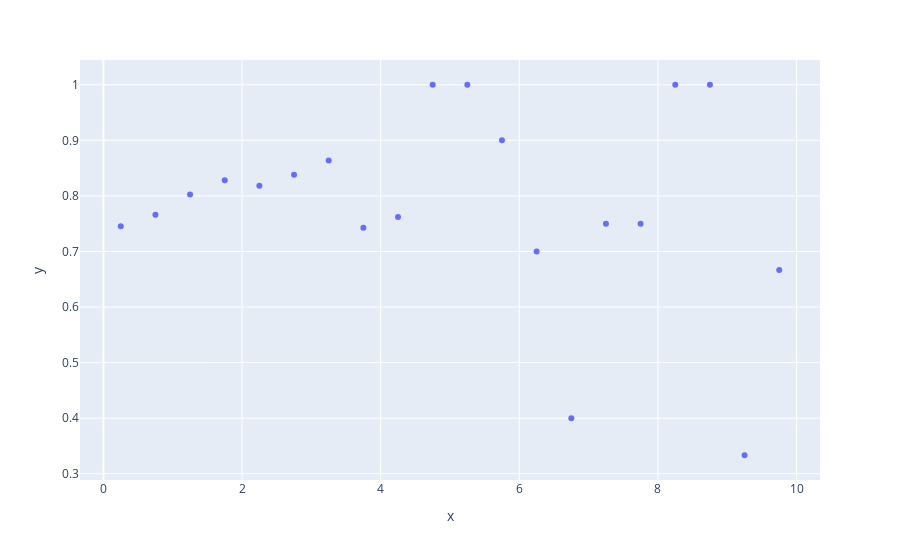

Here is the notebook cell this chart was saved with:
### Code cell
unmatched_mask = cluster_response[1]['energy response'] == 0.0
unmatched_energy = cluster_response[1].loc[unmatched_mask, 'energy']
matched_energy = cluster_response[1].loc[~unmatched_mask, 'energy']
unmatched_hist, bin_edges = np.histogram(unmatched_energy, bins=20, range=(0, 10))
matched_hist, _ = np.histogram(matched_energy, bins=20, range=(0, 10))
efficiency = matched_hist / (matched_hist + unmatched_hist)
x = [(bin_edges[i] + bin_edges[i+1]) / 2 for i in range(len(bin_edges) - 1)]

### Figure 1 — Plotly figure (JSON) as saved in the notebook; plotly's stock layout.template omitted (floating-point values rounded to 4 significant figures)
{"data": [{"hovertemplate": "x=%{x}<br>y=%{y}<extra></extra>", "legendgroup": "", "marker": {"color": "#636efa", "symbol": "circle"}, "mode": "markers", "name": "", "orientation": "v", "showlegend": false, "type": "scatter", "x": [0.25, 0.75, 1.25, 1.75, 2.25, 2.75, 3.25, 3.75, 4.25, 4.75, 5.25, 5.75, 6.25, 6.75, 7.25, 7.75, 8.25, 8.75, 9.25, 9.75], "xaxis": "x", "y": [0.7452, 0.766, 0.8024, 0.8284, 0.8182, 0.8382, 0.8636, 0.7429, 0.7619, 1, 1, 0.9, 0.7, 0.4, 0.75, 0.75, 1, 1, 0.3333, 0.6667], "yaxis": "y"}], "layout": {"legend": {"tracegroupgap": 0}, "margin": {"t": 60}, "xaxis": {"anchor": "y", "domain": [0, 1], "title": {"text": "x"}}, "yaxis": {"anchor": "x", "domain": [0, 1], "title": {"text": "y"}}}}
